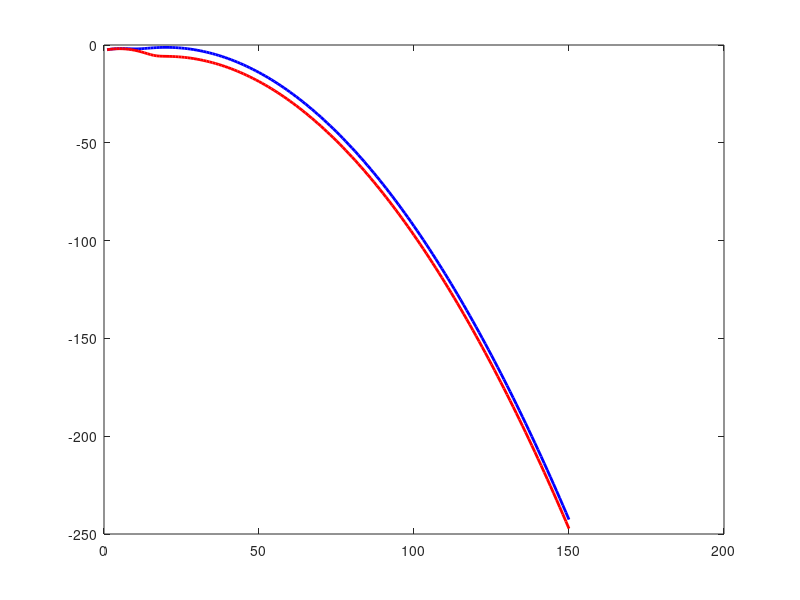
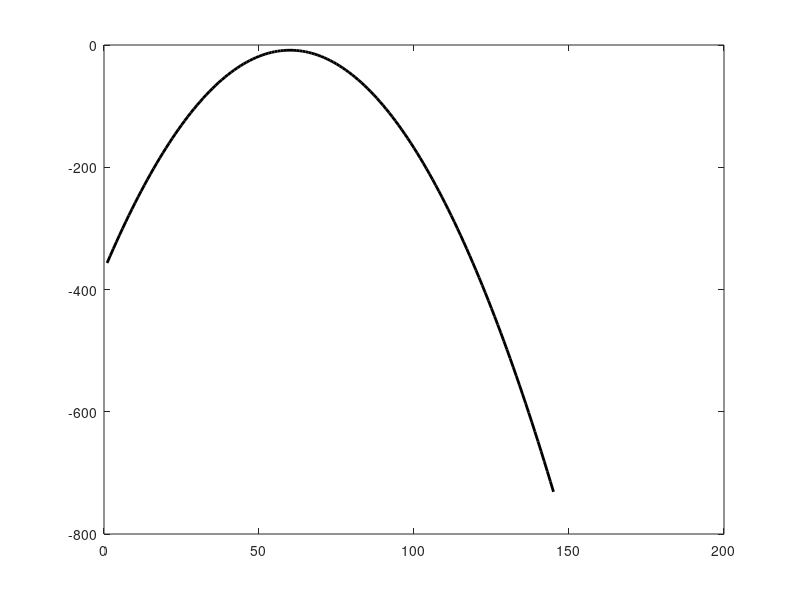
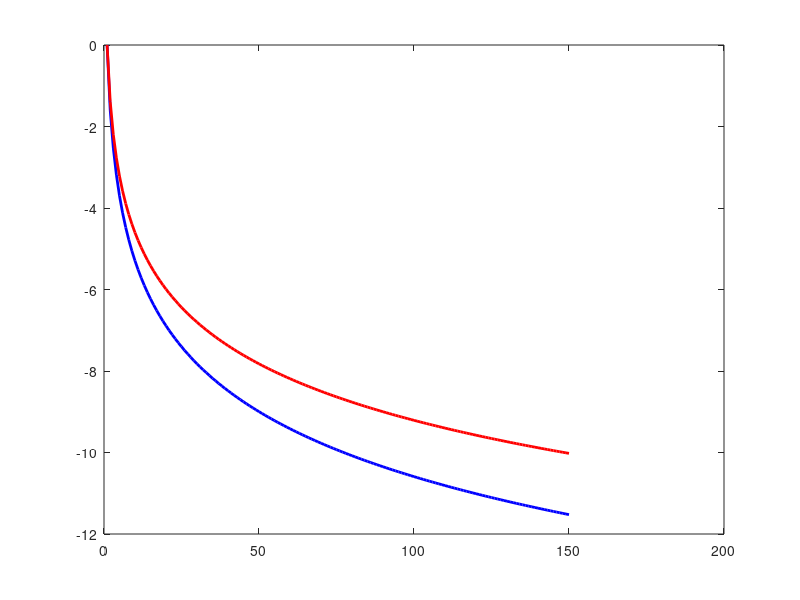

Source code (MATLAB) for these figures, in order: (Note: this script raises an error after producing the figures.)
f=1:150;
p1=1./f.^2.3;
p2=1./f.^2.0;
g1=.3*exp(-((f-20).^2)/70);
g2=.15*exp(-((f-5).^2)/30);
g=g1+g2;
n=.0002*exp(-((f-60).^2)/10);
figure, plot(log(g),'b', 'LineWidth', [2]), hold on, plot(log(g2+.01*g1),'r', 'LineWidth', [2])
figure, plot(log(n),'k', 'LineWidth', [2])
figure, plot(log(p1),'b', 'LineWidth', [2]), hold on, plot(log(p2),'r', 'LineWidth', [2])
exportfig(gcf,strcat('temp1.png'), 'format', 'png', 'Renderer', 'zbuffer', 'Color', 'cmyk', 'Resolution', 1200, 'Width', 3, 'Height', 2);
figure, plot(g,'b', 'LineWidth', [2]), hold on, plot(g2+.01*g1,'r', 'LineWidth', [2])
exportfig(gcf,strcat('temp2.png'), 'format', 'png', 'Renderer', 'zbuffer', 'Color', 'cmyk', 'Resolution', 1200, 'Width', 3, 'Height', 2);
figure, plot(n,'k', 'LineWidth', [2])
figure, plot(p1,'b', 'LineWidth', [2]), hold on, plot(p2,'r', 'LineWidth', [2])

figure, plot(log(p2+n+g2+.01*g1),'r', 'LineWidth', [2]),hold on,plot(log(g+n+p1),'b','LineWidth', [2]), axis tight
exportfig(gcf,strcat('temp3.png'), 'format', 'png', 'Renderer', 'zbuffer', 'Color', 'cmyk', 'Resolution', 1200, 'Width', 3, 'Height', 2);
